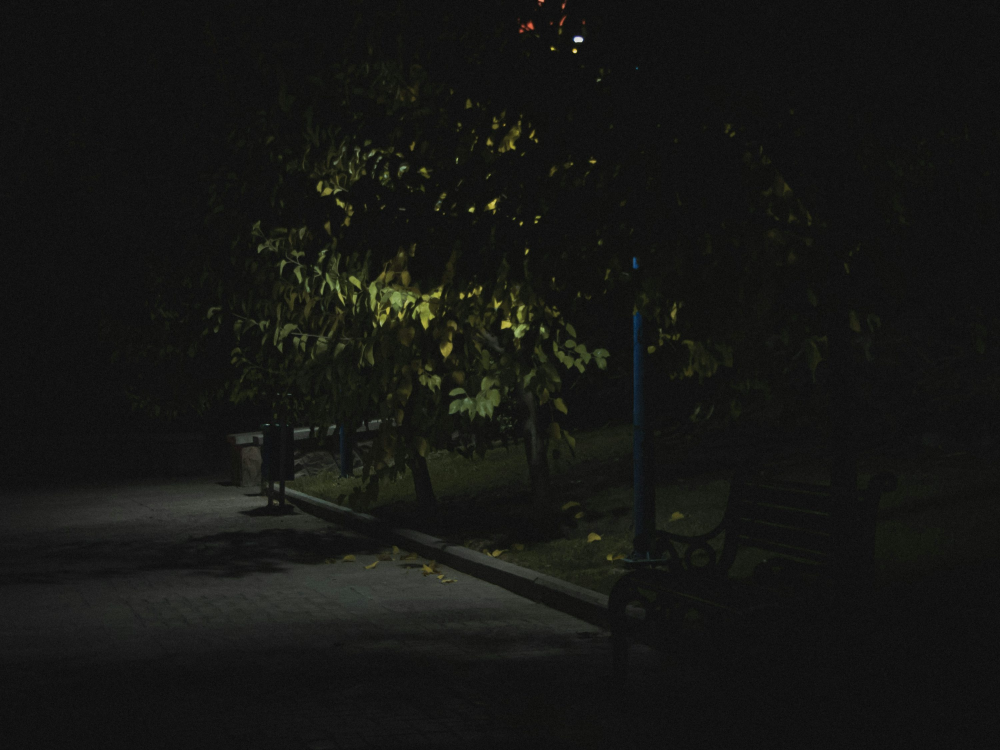
#> input picture imagens_usadas_para_testes/imagemescuradoparque.jpeg, 3000 x 2250 px, found by its file name (shown at 1/3 size)
$ python 03_transformacao_de_potencia.py
#> lines starting #> are read from the running program, lines starting #| are printed output that depends on the picture
import cv2 as cv
import numpy as np

img = cv.imread("imagens_usadas_para_testes/imagemescuradoparque.jpeg")
#> img is the input picture: shape (2250, 3000, 3); mean B, G, R 20.2, 22.6, 22
img = cv.resize(img, (800, 600))
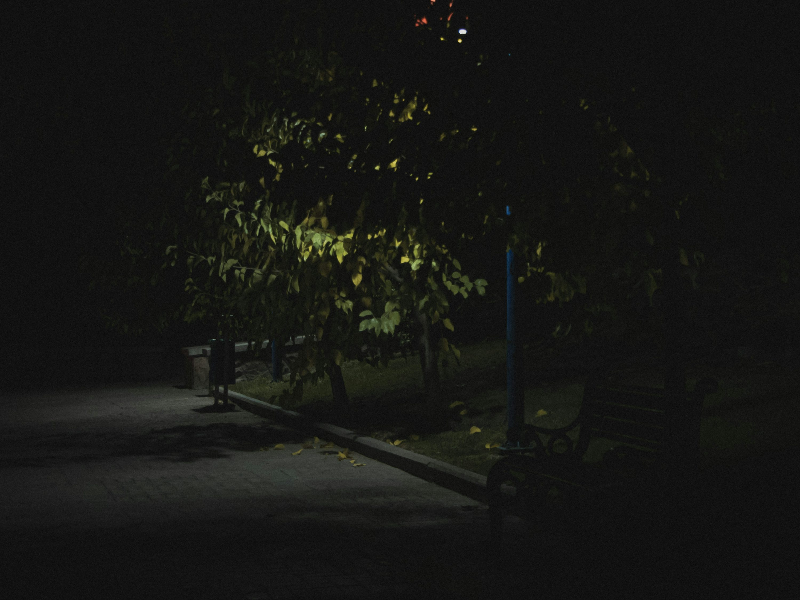
#> img: shape (600, 800, 3); mean B, G, R 20.1, 22.5, 21.9

# essa foi a dica extra
media = np.mean(cv.cvtColor(img, cv.COLOR_BGR2GRAY))
#> media = 22.06
y = 1.5 if media > 128 else 0.7
#> y = 0.7
c = 255 / (255 ** y)
#> c = 5.27

# Tratando a imagem
img_32 = img.astype(np.float32)
img_tratada = c * (img_32 ** y)
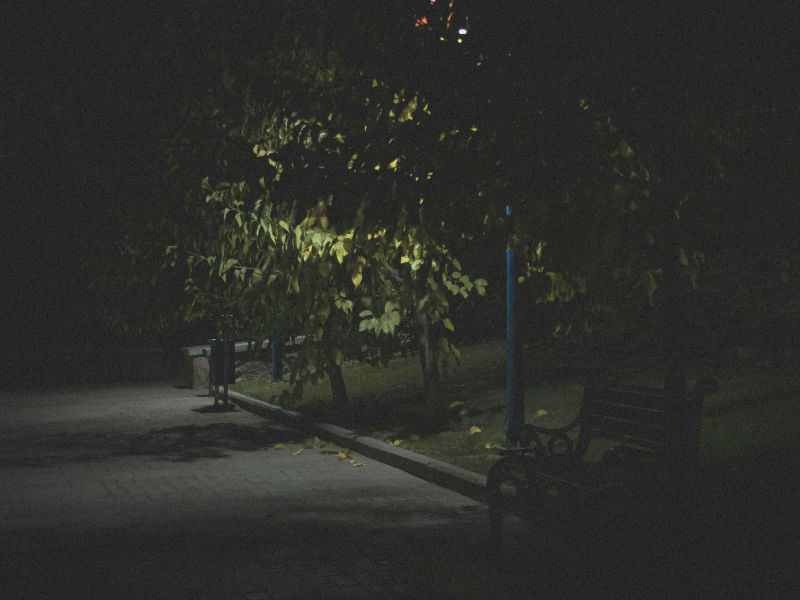
#> img_tratada: shape (600, 800, 3) float32; mean B, G, R 42.5, 45.6, 44.9
img_tratada = np.uint8(img_tratada)   # Essa parte eu sempre esqueço -> np.uint8(img)

cv.imshow("Imagem Original", img)
cv.imshow("Imagem Tratada", img_tratada)
cv.waitKey(0)
cv.destroyAllWindows()

################################################################################################################

"""
obs.:
a formula tambem pode ser representada por:
s = c * ((r + e) ** y)

onde "e" é uma constante de compensação (offset),
"e" serve para evitar que valores muito baixos de intensidade (quase zero)

0.01 <= e <= 1    Levanta levemente as sombras
e > 5             Clareia bastante a imagem base

"""

################################################################################################################

# E com OpenCV?
# não tem função que faça isso, oq é uma pena, pois o resultado do clareamento ficou muito bom

$ run again, with imagens_usadas_para_testes/SP-Alto-Contraste.jpg copied over imagens_usadas_para_testes/imagemescuradoparque.jpeg
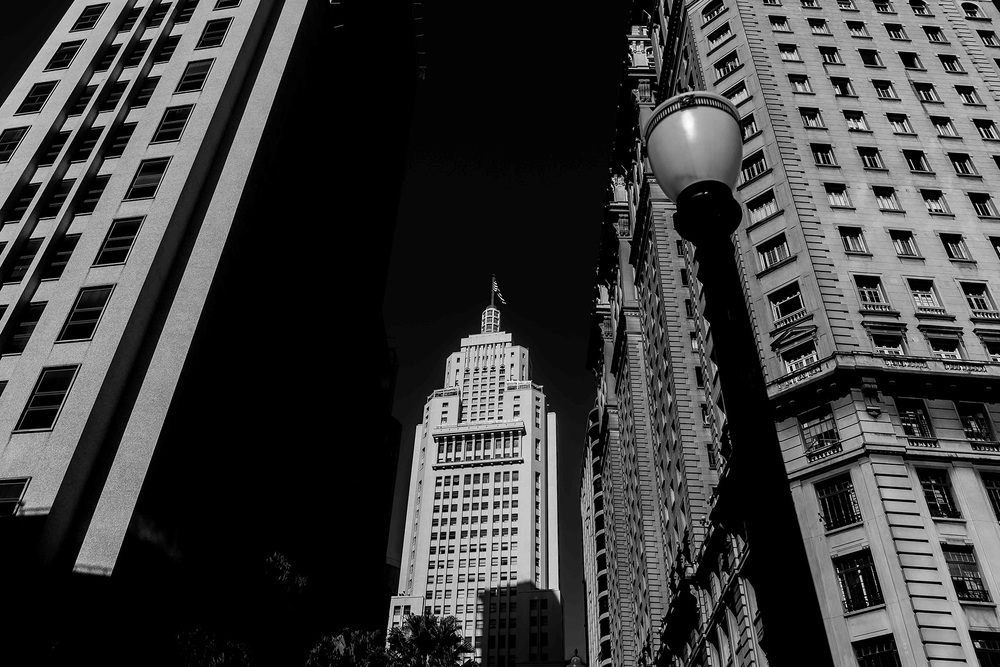
#> input picture imagens_usadas_para_testes/SP-Alto-Contraste.jpg, 1000 x 667 px, found by its file name
#> img is the input picture: shape (667, 1000, 3); min 0, max 255, mean 61
#> `img = cv.resize(img, (800, 600))`:
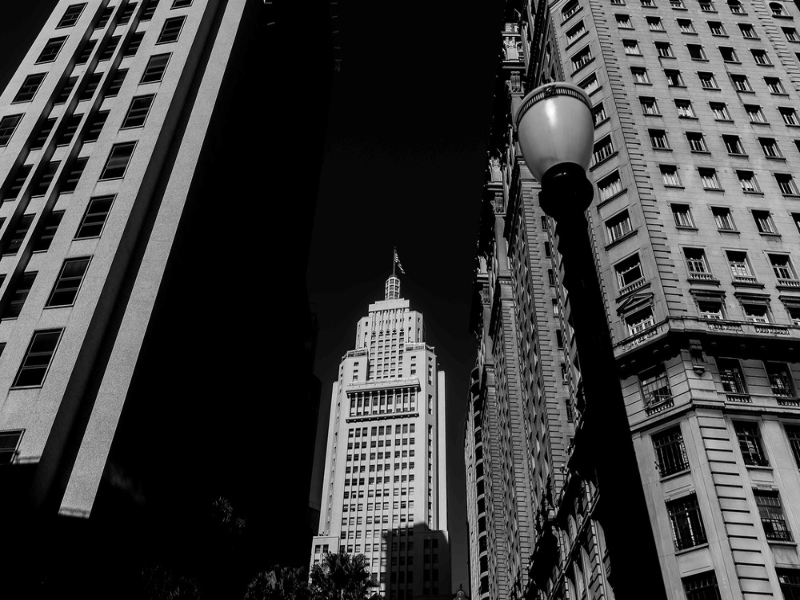
#> img: shape (600, 800, 3); min 0, max 254, mean 60.9
#> media = 60.9
#> y = 0.7
#> c = 5.27
#> `img_tratada = c * (img_32 ** y)`:
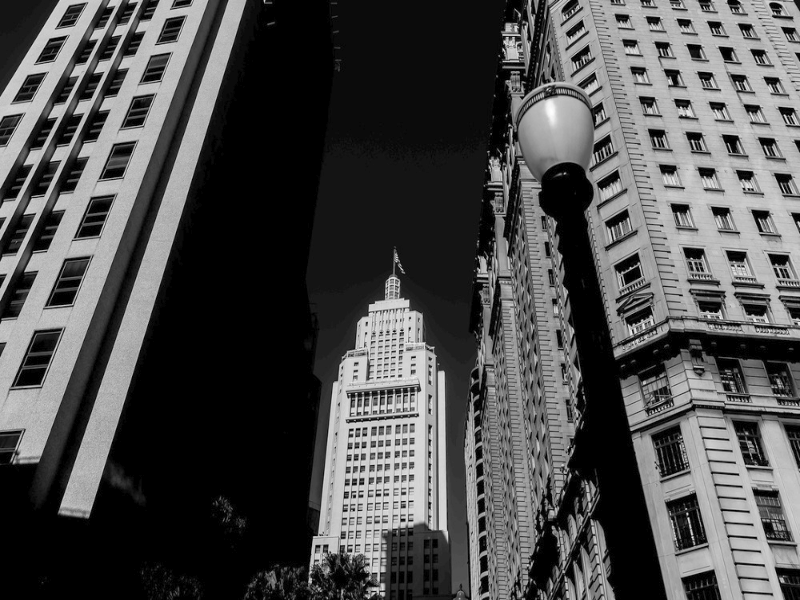
#> img_tratada: shape (600, 800, 3) float32; min 0, max 254.3, mean 77
